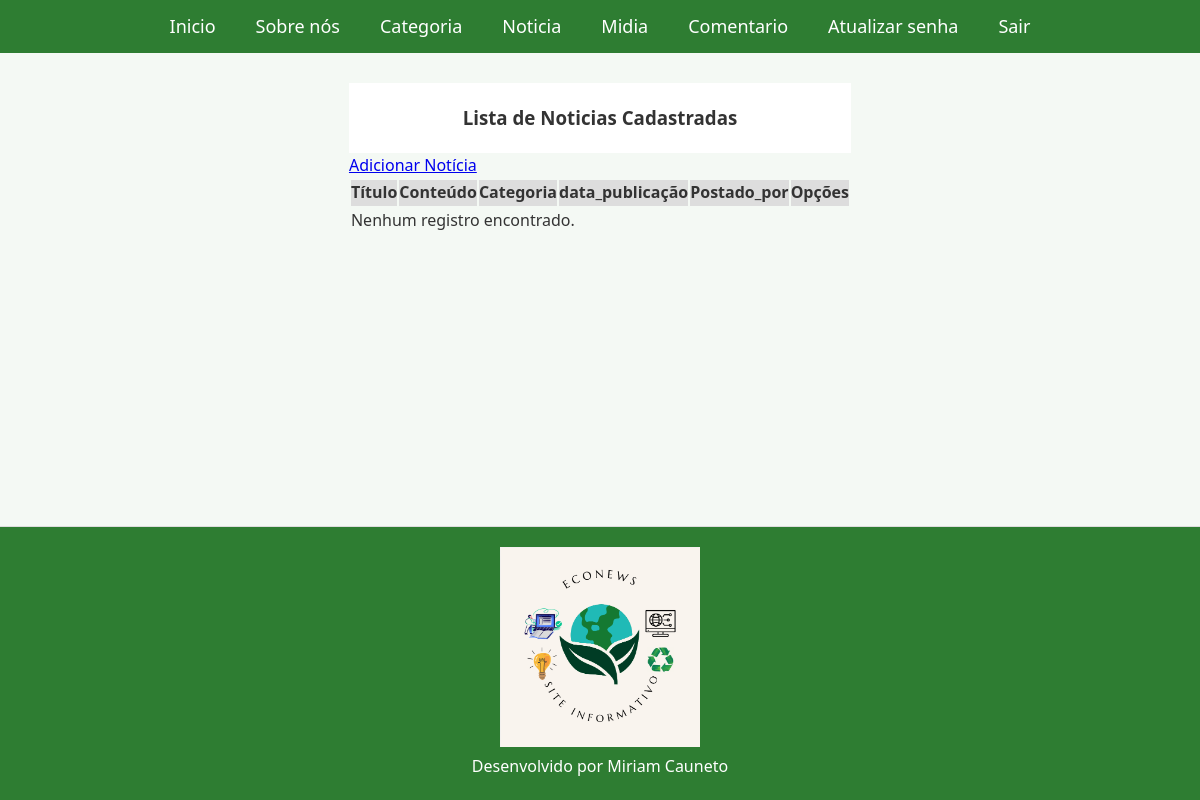
The page /listar/noticia/ (signed in) on the database as committed earlier.
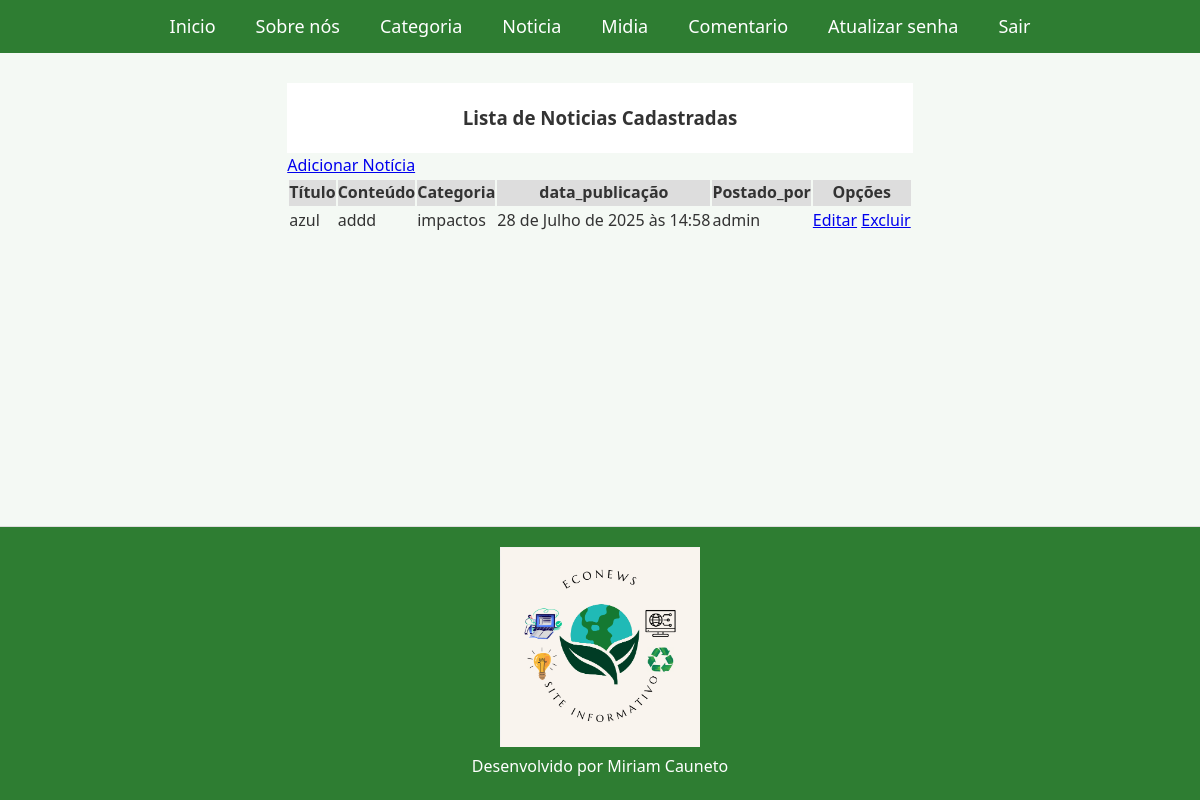
The same page on the database as committed later.
### paginas/models.py (models this page shows, shortened)
class Noticia(models.Model):
    titulo = models.CharField(max_length=50)
    conteudo = models.TextField()
    categoria = models.ForeignKey(Categoria, on_delete=models.PROTECT)
    data_publicacao = models.DateTimeField(auto_now_add=True)
    postado_por = models.ForeignKey(User, on_delete=models.PROTECT)

class Categoria(models.Model):
    nome = models.CharField(max_length=100)
    descricao = models.CharField(max_length=150)
    def __str__(self):
        return f"{self.nome}"

### paginas/views.py (the view)
# urls.py: path("listar/noticia/", NoticiaList.as_view(), name="listar-noticia"),
class NoticiaList(LoginRequiredMixin, ListView):
    model = Noticia
    template_name = 'paginas/noticia.html'

### paginas/templates/paginas/Noticia.html
 {% extends "paginas/index.html" %}
 {% load static %}
{% block conteudo %}
<header>
  <h3> Lista de Noticias Cadastradas </h3>
</header>
 <a href="{% url "adicionar-noticia" %}">Adicionar Notícia</a>
 <br>
  <table>
    <tr>
      <th>Título</th>
      <th>Conteúdo</th>
      <th>Categoria</th>
      <th>data_publicação</th>
      <th>Postado_por</th>
      <th>Opções</th>
    </tr>
  {% for noticia in object_list %}
  <tr>
      <td>{{noticia.titulo}}</td>
      <td>{{noticia.conteudo}}</td>
      <td>{{noticia.categoria}}</td>
      <td>{{noticia.data_publicacao}}</td>
      <td>{{noticia.postado_por}}</td>
      <td>
        <a href="{% url "editar-noticia" noticia.pk %}">Editar</a>
        <a href="{% url "excluir-noticia" noticia.pk %}">Excluir</a>
      </td>
  </tr>
  {% empty %}
  <tr>
    <td colspan="6"> Nenhum registro encontrado.</td>
  </tr>
  {% endfor %}
</table>
{% endblock %}

Rows that differ between the two databases and show on the page:
added Noticia: titulo "azul", conteudo "addd", categoria "impactos", data_publicacao "28 de Julho de 2025 às 14:58", postado_por "admin"
Other text that changed with them:
text no longer shown: "Nenhum registro encontrado."
